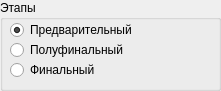
     <widget class="QGroupBox" name="groupBox_result">
      <property name="geometry">
       <rect>
        <x>10</x>
        <y>0</y>
        <width>221</width>
        <height>91</height>
       </rect>
      </property>
      <property name="title">
       <string>Этапы</string>
      </property>
      <property name="flat">
       <bool>false</bool>
      </property>
      <widget class="QRadioButton" name="radioButton_group">
       <property name="geometry">
        <rect>
         <x>10</x>
         <y>20</y>
         <width>211</width>
         <height>20</height>
        </rect>
       </property>
       <property name="text">
        <string>Предварительный</string>
       </property>
       <property name="checkable">
        <bool>true</bool>
       </property>
       <property name="checked">
        <bool>true</bool>
       </property>
      </widget>
      <widget class="QRadioButton" name="radioButton_semifinal">
       <property name="geometry">
        <rect>
         <x>10</x>
         <y>40</y>
         <width>201</width>
         <height>20</height>
        </rect>
       </property>
       <property name="text">
        <string>Полуфинальный</string>
       </property>
      </widget>
      <widget class="QRadioButton" name="radioButton_final">
       <property name="geometry">
        <rect>
         <x>10</x>
         <y>60</y>
         <width>201</width>
         <height>20</height>
        </rect>
       </property>
       <property name="text">
        <string>Финальный</string>
       </property>
      </widget>
     </widget>
